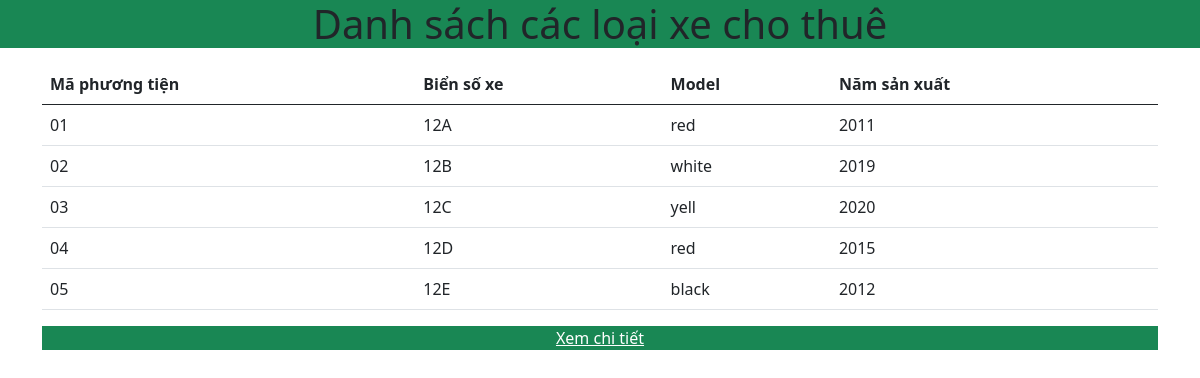
The page / on the database its author committed.
### tables this page shows
CREATE TABLE `cars` (
  `vehicle_id` char(5) DEFAULT NULL,
  `license_no` char(20) DEFAULT NULL,
  `model` varchar(20) DEFAULT NULL,
  `year` int(11) DEFAULT NULL,
  `ctype` varchar(20) DEFAULT NULL,
  `drate` float DEFAULT NULL,
  `wrate` float DEFAULT NULL,
  `status` varchar(30) DEFAULT NULL
);

### src/index.php (the view, shortened to what this page needs)
<!DOCTYPE html>
<html lang="en">
<head>
    <link href="https://cdn.jsdelivr.net/npm/bootstrap@5.0.2/dist/css/bootstrap.min.css" rel="stylesheet">
</head>
<body>
    <h2><p class="text-center fs-1 bg-success">Danh sách các loại xe cho thuê</p></h2>
    <main class="container">
        <table class="table">
            <thead>
                <tr>
                <th scope="col">Mã phương tiện </th>
                <th scope="col">Biển số xe</th>
                <th scope="col">Model</th>
                <th scope="col">Năm sản xuất</th>
                </tr>
            </thead>
            <tbody>
                <?php
                    $conn = mysqli_connect('localhost', 'root', '', 'quanlyxe','3306');
                    $sql = "select * from Cars";
                    $result = mysqli_query($conn,$sql);
                    if(mysqli_num_rows($result)>0)
                    {
                      while($row= mysqli_fetch_assoc($result))
                      {
                        echo '<tr>';
                        echo '<td>'.$row['vehicle_id'].'</td>';
                        echo '<td>'.$row['license_no'].'</td>';
                        echo '<td>'.$row['model'].'</td>';
                        echo '<td>'.$row['year'].'</td>';
                        echo '</tr>';
                      }
                    }
                ?>
            </tbody>
        </table>
        <p class="text-center btn-success"><a href="bangchitiet.php" class="text-white">Xem chi tiết</a></p>
    </main>
</body>
</html>

### rows shown on the page
cars: vehicle_id "01", license_no "12A", model "red", year "2011"
cars: vehicle_id "02", license_no "12B", model "white", year "2019"
cars: vehicle_id "03", license_no "12C", model "yell", year "2020"
cars: vehicle_id "04", license_no "12D", model "red", year "2015"
cars: vehicle_id "05", license_no "12E", model "black", year "2012"
